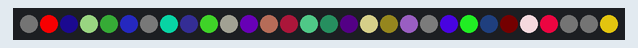
Recording of a sketch running on a simulated ESP32. On the bench: 30 RGB LEDs in strip order, left to right. Dim RGB values are drawn brighter than linear; random numbers use the default seed unless the sketch sets one.

Above: at 0.05 s.
At 5.0 s:
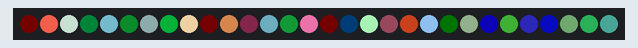
At 9.95 s:
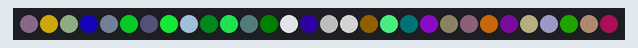
At 20.05 s:
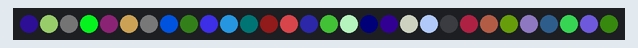
At 29.95 s:
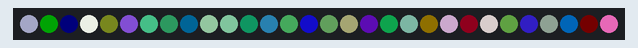
At 39.85 s:
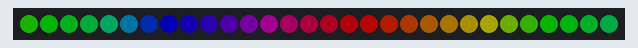

The sketch:

mft-paripi-gaming.ino
```cpp
#include <FastLED.h>

/* Extra IO Pins
4: EXT IO: G21 / I2C SDA
5: EXT IO: G22 / I2C SCL
6: EXT IO: G25 / DAC1
7: EXT IO: G33 / ADC5 / TOUCH8
8: EXT IO: G18 / SPI SCK
9: EXT IO: G19 / SPI MISO
10: EXT IO: G23 / SPI MOSI
 */

#define PIN_LEDS 27
#define NUM_LEDS 30

#define BRIGHTNESS 128   /* Control the brightness of your leds */
#define SATURATION 255   /* Control the saturation of your leds */
#define MAX_HUE 255
#define MAX_BRIGHTNESS 255
#define MAX_SATURATION 255

#define CM_INTERVAL 10000 /* LEDの演出を切り替える時間(10秒) */

//----------------------------------------------------------------

CRGB leds[NUM_LEDS];
int hue;
int brightness;
int saturation;
uint8_t gamingHueIndex = 0;
unsigned long previousMillis = 0;
uint8_t cmFlag = 0; // 0: paripi, 1: gaming

//----------------------------------------------------------------

void paripi();
void gaming();

//----------------------------------------------------------------

void setup() {
    FastLED.addLeds<NEOPIXEL, PIN_LEDS>(leds, NUM_LEDS);
    randomSeed(analogRead(0));
}

void loop() {
    unsigned long currentMillis = millis();
    if(currentMillis - previousMillis >= CM_INTERVAL) {
        previousMillis = currentMillis;
        cmFlag = cmFlag == 0 ? 1 : 0; // モードフラグの切り替え(0 or 1)
    }
    switch (cmFlag)
    {
    case 0: // paripi
        paripi();
        break;
    case 1: // gaming
        gaming();
        break;
    default:
        paripi();
        break;
    }
    delay(100);
}

//----------------------------------------------------------------

void paripi() {
    for (int i = 0; i < NUM_LEDS; i = i + 2) {
        // 1st
        hue = random(MAX_HUE+1);
        brightness = random(MAX_BRIGHTNESS+1);
        saturation = random(MAX_SATURATION+1);
        leds[i] = CHSV(hue, saturation, brightness);

        // 2nd
        hue = MAX_HUE - hue;
        brightness = MAX_BRIGHTNESS - brightness;
        saturation = MAX_SATURATION - saturation;
        leds[i + 1] = CHSV(hue, saturation, brightness);
    }
    FastLED.show();
}

void gaming() {
    hue = gamingHueIndex;
    for (int i = 0; i < NUM_LEDS; i++) {
        hue += 10;
        if (255 < hue) {
            hue - 0;
        }
        leds[i] = CHSV(hue, SATURATION, BRIGHTNESS);
    }
    FastLED.show();
    gamingHueIndex+=20;
    if (255 < gamingHueIndex) {
        gamingHueIndex = 0;
    }
}
```
